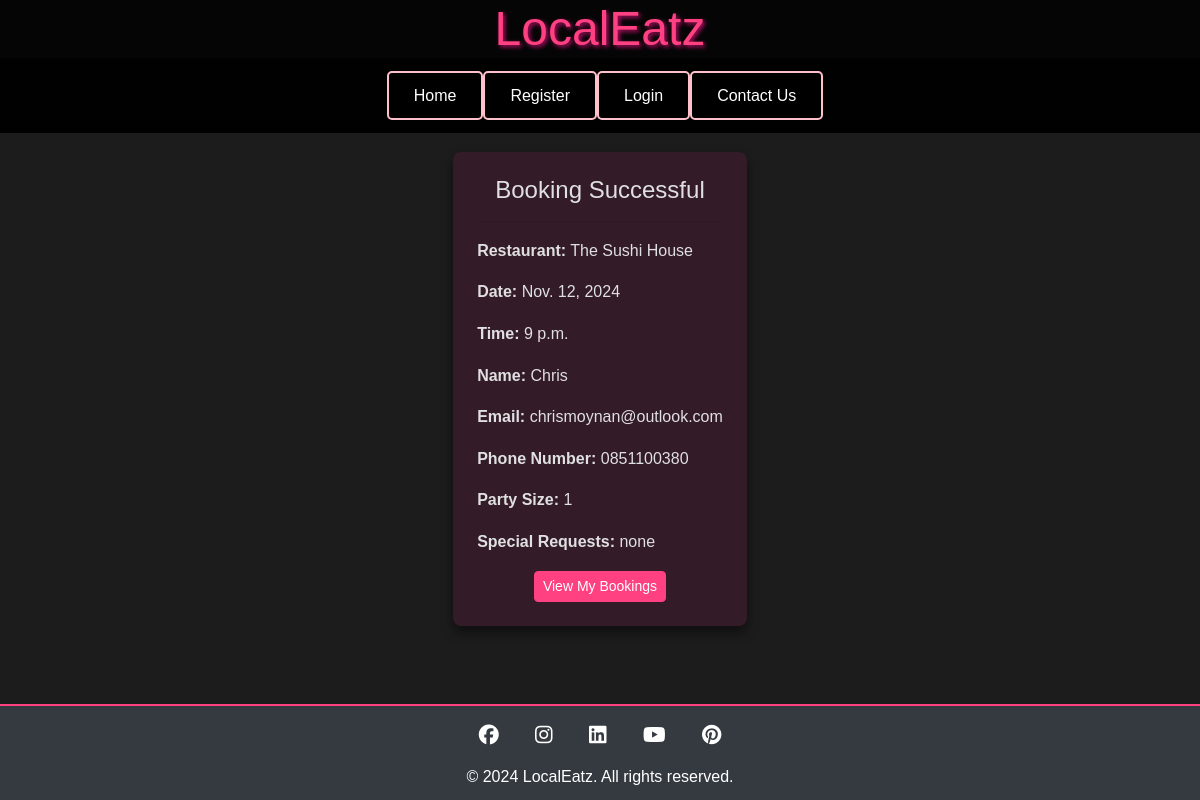
The app's page /restaurants/booking-success/14/ with its own data.
### restaurants/models.py (models this page shows, shortened)
class Booking(models.Model):
    user = models.ForeignKey(User, on_delete=models.SET_NULL, null=True)
    restaurant = models.ForeignKey(Restaurant, on_delete=models.CASCADE)
    name = models.CharField(max_length=100)
    email = models.EmailField()
    phone_number = models.CharField(max_length=15, blank=True)
    date = models.DateField()
    time = models.TimeField()
    party_size = models.PositiveIntegerField()
    special_requests = models.TextField(blank=True, null=True)
    created_at = models.DateTimeField(auto_now_add=True)
    updated_at = models.DateTimeField(auto_now=True)

class Restaurant(models.Model):
    name = models.CharField(max_length=255)
    address = models.CharField(max_length=255)
    description = models.TextField(blank=True)
    max_tables = models.PositiveIntegerField(default=3)
    cuisine_type = models.CharField(max_length=100, blank=True)

### restaurants/views.py (the view)
# urls.py: path('booking-success/<int:booking_id>/', views.booking_success, name='booking_success'),
def booking_success(request, booking_id):
    booking = get_object_or_404(Booking, pk=booking_id)
    return render(request, 'restaurants/booking_success.html', {'booking': booking})

### restaurants/templates/restaurants/booking_success.html (shortened to what this page needs)
{% extends 'base.html' %}
{% block content %}
<div class="container mt-4 mb-4 d-flex justify-content-center">
    <div class="booking-details p-4">
        <h4 class="text-center">Booking Successful</h4>
        <hr>
        <p><strong>Restaurant:</strong> {{ booking.restaurant.name }}</p>
        <p><strong>Date:</strong> {{ booking.date }}</p>
        <p><strong>Time:</strong> {{ booking.time }}</p>
        <p><strong>Name:</strong> {{ booking.name }}</p>
        <p><strong>Email:</strong> {{ booking.email }}</p>
        <p><strong>Phone Number:</strong> {{ booking.phone_number }}</p>
        <p><strong>Party Size:</strong> {{ booking.party_size }}</p>
        {% if booking.special_requests %}
        <p><strong>Special Requests:</strong> {{ booking.special_requests }}</p>
        {% endif %}
        <div class="text-center mt-3">
            <a href="{% url 'my_bookings' %}" class="btn btn-primary btn-sm">View My Bookings</a>
        </div>
    </div>
</div>
{% endblock %}

### static/css/base.css (style rules this page uses)
* { margin: 0; padding: 0; box-sizing: border-box; }
body { font-family: 'Arial', sans-serif; background: #1c1c1c; color: #e0e0e0; line-height: 1.6; padding: 0; margin: 0; }
.booking-details { background: rgba(255, 20, 147, 0.1); border-radius: 8px; padding: 1.5rem; margin-bottom: 1.5rem; box-shadow: 0 6px 12px rgba(0, 0, 0, 0.5); text-align: left; transition: background 0.3s ease, transform 0.3s ease; max-width: 400px; margin: 0 auto; }
.btn-primary { background-color: #ff4081; color: #fff; border-radius: 4px; border-color: #ff4081; }

### records on screen
Booking: restaurant.name "The Sushi House", date "Nov. 12, 2024", time "9 p.m.", name "Chris", email "chrismoynan@outlook.com", phone_number "0851100380", party_size "1", special_requests "none"
